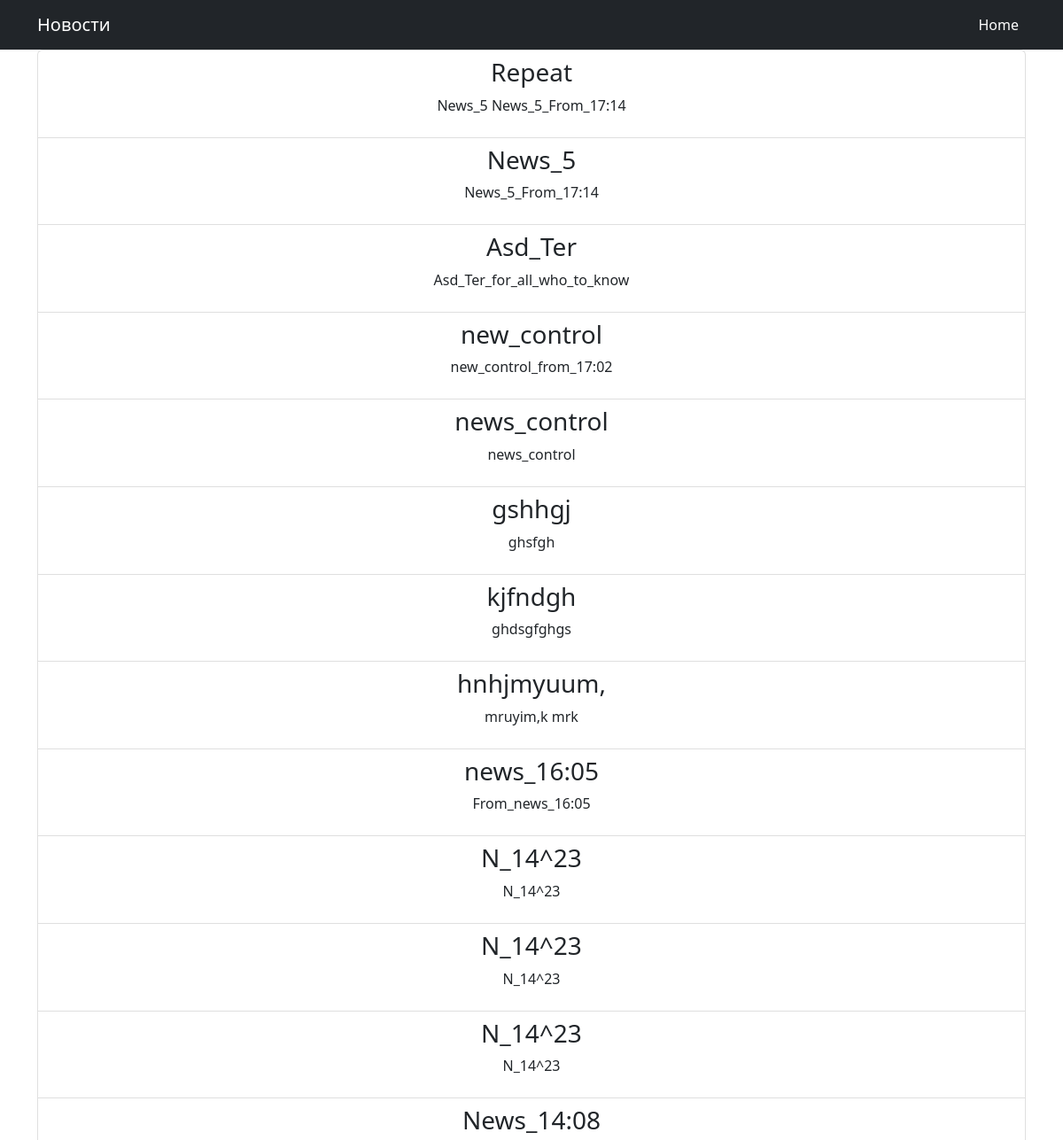
The page /news/ (upper part) on the database as committed earlier.
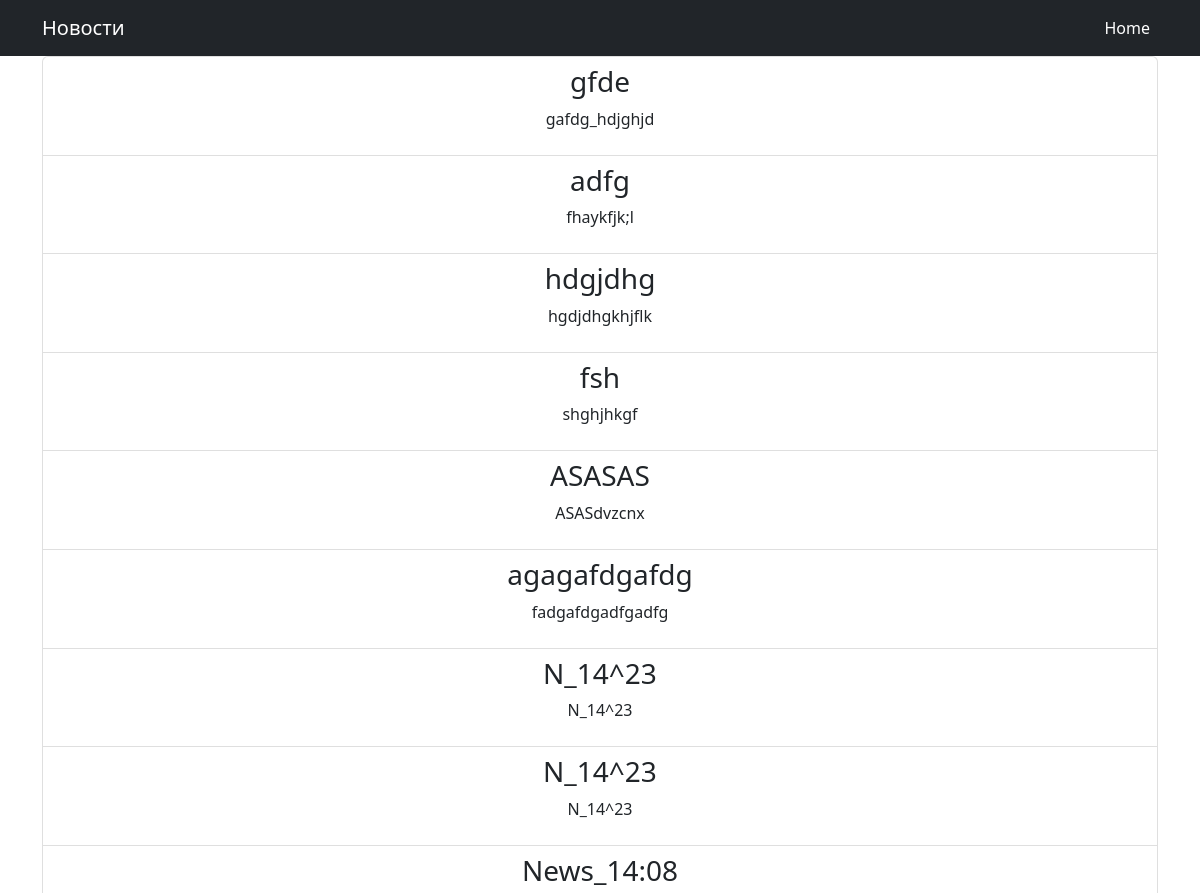
The same page on the database as committed later.
### chat/models.py (models this page shows)
class Newsletter(models.Model):
    title = models.CharField(max_length=100)
    content = models.TextField()
    recipients = models.ManyToManyField(settings.AUTH_USER_MODEL, related_name='newsletters')
    sent_date = models.DateTimeField(auto_now_add=True)

### chat/views.py (the view)
# urls.py: path('news/', display_news, name='news_page'),
def display_news(request):
    all_news = Newsletter.objects.all().order_by('-sent_date')  # Получаем все новости из базы данных
    context = {'all_news': all_news}
    return render(request, 'news_page.html', context)

### chat/templates/news_page.html (shortened to what this page needs)
<!DOCTYPE html>
<html lang="en">
<head>
    {% load static %}
    <link href="{% static 'css/styles.css' %}" rel="stylesheet"/>
</head>
<body>
<nav class="navbar navbar-expand-lg navbar-dark bg-dark">
    <div class="container">
        <a class="navbar-brand" href="{% url 'news_page' %}">
            Новости
        </a>
        <div class="collapse navbar-collapse" id="navbarSupportedContent">
            <ul class="navbar-nav ms-auto mb-2 mb-lg-0">
                <li class="nav-item"><a class="nav-link active" aria-current="page" href="{% url 'home' %}">Home</a></li>
            </ul>
        </div>
    </div>
</nav>
<div class="container">
    <div class="row">
         <div class="col-lg-12 text-center">
            {% block content %}
            <ul class="list-group">
            {% for news in all_news %}
            <li class="list-group-item">
            <h3>{{ news.title }}</h3>
            <p>{{ news.content }}</p>
            </li>
        {% endfor %}
    </ul>
            {% endblock content %}
        </div>
    </div>
</div>
</body>
</html>

Rows that differ between the two databases and show on the page:
removed Newsletter: title "Repeat", content "News_5 News_5_From_17:14"
removed Newsletter: title "News_5", content "News_5_From_17:14"
removed Newsletter: title "Asd_Ter", content "Asd_Ter_for_all_who_to_know"
removed Newsletter: title "new_control", content "new_control_from_17:02"
removed Newsletter: title "news_control", content "news_control"
removed Newsletter: title "gshhgj", content "ghsfgh"
removed Newsletter: title "kjfndgh", content "ghdsgfghgs"
removed Newsletter: title "hnhjmyuum,", content "mruyim,k mrk"
removed Newsletter: title "news_16:05", content "From_news_16:05"
removed Newsletter: title "N_14^23", content "N_14^23"
added Newsletter: title "gfde", content "gafdg_hdjghjd"
added Newsletter: title "adfg", content "fhaykfjk;l"
added Newsletter: title "hdgjdhg", content "hgdjdhgkhjflk"
added Newsletter: title "fsh", content "shghjhkgf"
added Newsletter: title "ASASAS", content "ASASdvzcnx"
added Newsletter: title "agagafdgafdg", content "fadgafdgadfgadfg"
